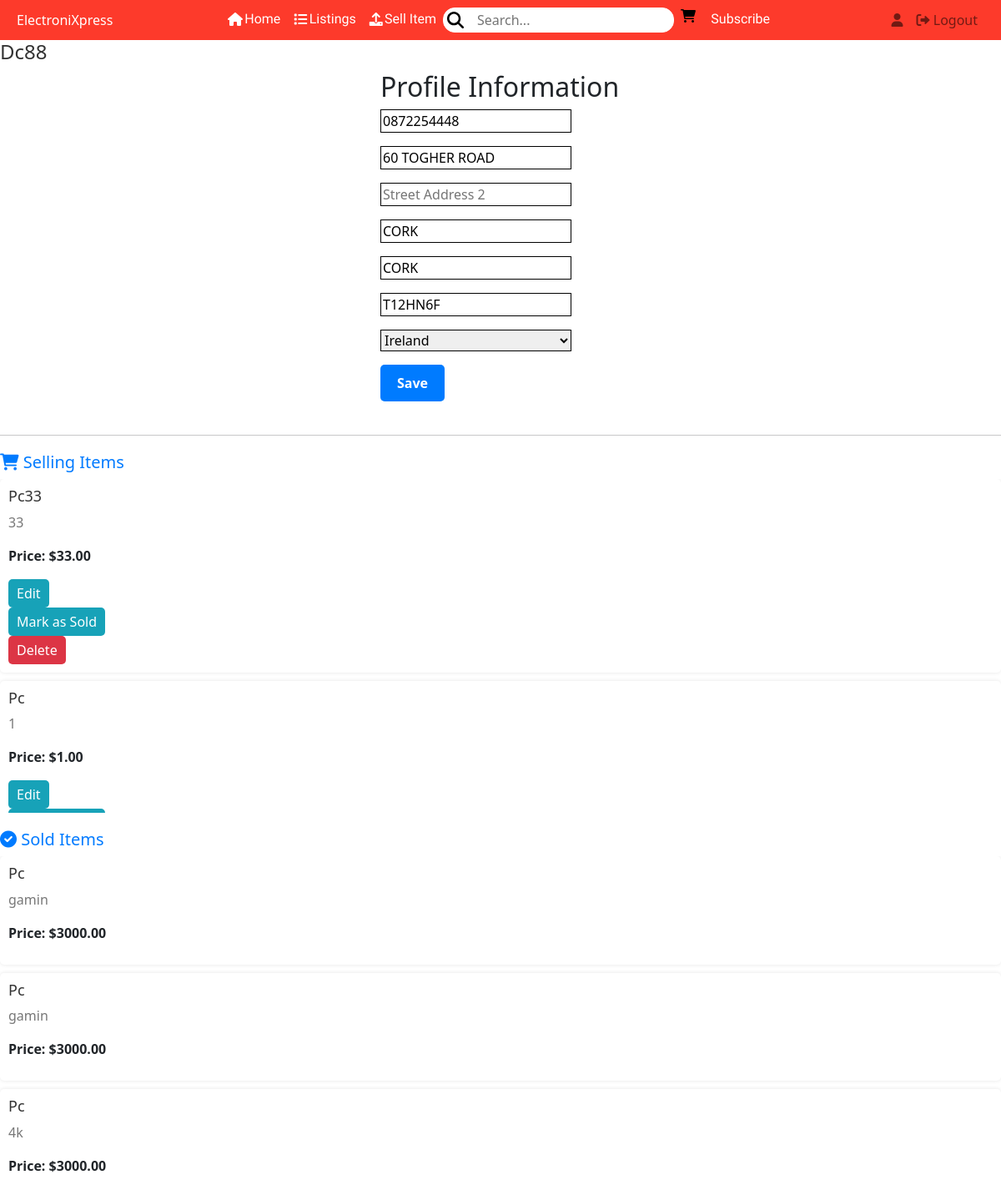
Screenshot of /profile/ (signed in) with the database file from the repository.
### onlineshop/models.py (models this page shows, shortened)
class UserProfile(models.Model):
    user = models.OneToOneField(User, on_delete=models.CASCADE)
    profile_picture = models.ImageField(
        upload_to="profile_pictures/", blank=True, null=True
    )
    default_phone_number = models.CharField(
        max_length=20, null=True, blank=True)
    default_street_address1 = models.CharField(
        max_length=80, null=True, blank=True)
    default_street_address2 = models.CharField(
        max_length=80, null=True, blank=True)
    default_town_or_city = models.CharField(
        max_length=40, null=True, blank=True)
    default_county = models.CharField(max_length=80, null=True, blank=True)
    default_postcode = models.CharField(max_length=20, null=True, blank=True)
    default_country = CountryField(
        blank_label="Country", null=True, blank=True)

class Item(models.Model):
    name = models.CharField(max_length=254)
    price = models.DecimalField(max_digits=6, decimal_places=2)
    description = models.TextField()
    sku = models.CharField(max_length=254, null=True, blank=True)
    image = models.ImageField(upload_to=upload_to)
    seller = models.ForeignKey(User, on_delete=models.CASCADE, related_name="items")
    created_on = models.DateTimeField(default=timezone.now)
    is_available = models.BooleanField(default=True) #retrieves the items and displays it in section items for sale
    is_sold = models.BooleanField(default=False)# Mark as sold button will check the state of this
    quantity = models.PositiveIntegerField(default=1)
    condition = models.CharField(max_length=50, choices=CONDITION_CHOICES, default='new')
    default_country = CountryField(blank_label="Country", null=True, blank=True)

### onlineshop/views.py (the view, shortened to what this page needs)
# urls.py: path("profile/", views.Profile, name="profile"),
@login_required
def Profile(request):
    context = {
        "welcome_message": "Welcome to My Django Web App!",
    }
    seller_items = Item.objects.filter(seller=request.user, is_sold=False)
    sold_items = Item.objects.filter(seller=request.user, is_sold=True)
    context["seller_items"] = seller_items  # Add seller_items to the context
    context["sold_items"] = sold_items  # Add sold_items to the context
    profile, created = UserProfile.objects.get_or_create(user=request.user)
    checkout_data = request.session.get("checkout_data", None)
    if checkout_data:
        form = UserProfileForm(request.POST or None, instance=profile, initial=checkout_data)
    else:
        form = UserProfileForm(request.POST or None, instance=profile)
    context["form"] = form  # Add the profile form to the context
    context["orders"] = profile.orders.all()
    return render(request, "profile.html", context)

### onlineshop/forms.py
class UserProfileForm(forms.ModelForm):
    class Meta:
        model = UserProfile
        fields = "__all__"  # Include all fields except 'user'
        exclude = ("user", "profile_picture")  # Exclude 'user' field
    def __init__(self, *args, **kwargs):
        super().__init__(*args, **kwargs)
        placeholders = {
            "default_phone_number": "Phone Number",
            "default_postcode": "Postal Code",
            "default_town_or_city": "Town or City",
            "default_street_address1": "Street Address 1",
            "default_street_address2": "Street Address 2",
            "default_county": "County, State, or Locality",
        }
        for field in self.fields:
            if field != "default_country":
                if self.fields[field].required:
                    placeholder = f"{placeholders[field]} *"
                else:
                    placeholder = placeholders[field]
                self.fields[field].widget.attrs["placeholder"] = placeholder
            self.fields[field].widget.attrs[
                "class"
            ] = "border-black rounded-0 profile-form-input"
            self.fields[field].label = False

### templates/profile.html (shortened to what this page needs)
{% extends 'base.html' %}
{% load static %}
{% block content %}
<link rel="stylesheet" type="text/css" href="{% static 'css/animate.min.css' %}" />
<link rel="stylesheet" href="{% static 'css/profile.css' %}" />
<h1 class="profile-name">{{ user.username }}</h1>
<div class="profile-info-section">
    <h2>Profile Information</h2>
   <form method="post" enctype="multipart/form-data">
    {{ form.as_p }}
     <button type="submit" class="save-button">Save</button>
  </form>
</div>
<br>
<hr>
<div class="items-section">
  <h2 class="section-heading"><i class="fas fa-shopping-cart"></i> Selling Items</h2>
  <div class="scrollable-container">
    {% for item in seller_items %}
    <div class="item">
      <h3 class="item-name">{{ item.name }}</h3>
      <p class="item-description">{{ item.description }}</p>
      <p class="item-price">Price: ${{ item.price }}</p>
      {% if user.is_authenticated and item.seller == user %}
      <div class="item-actions">
        <a class="action-button edit-button" href="{% url 'edit_item' item.id %}">Edit</a>
        <form method="POST" action="{% url 'mark_as_sold' item.id %}">
          <button type="submit" class="action-button mark-as-sold-button">Mark as Sold</button>
        </form>
        <form method="post" action="{% url 'delete_item' item.id %}">
          <button type="submit" class="action-button delete-button">Delete</button>
        </form>
      </div>
      {% endif %}
    </div>
    {% endfor %}
  </div>
</div>
<div class="items-section">
  <h2 class="section-heading"><i class="fas fa-check-circle"></i> Sold Items</h2>
  <div class="scrollable-container">
    {% for product in sold_items %}
    <div class="item">
      <h3 class="item-name">{{ product.name }}</h3>
      <p class="item-description">{{ product.description }}</p>
      <p class="item-price">Price: ${{ product.price }}</p>
       </div>
    {% endfor %}
  </div>
</div>
 {% endblock %}

### templates/base.html (shortened to what this page needs)
{% load static %}
<!DOCTYPE html>
<html lang="en">
  <head>
    <link
      href="https://cdn.jsdelivr.net/npm/bootstrap@5.2.3/dist/css/bootstrap.min.css"
      rel="stylesheet"
    />
    <link rel="stylesheet" href="{% static 'css/styles.css' %}" />
    <link
      rel="stylesheet"
      href="https://cdnjs.cloudflare.com/ajax/libs/font-awesome/6.0.0-beta3/css/all.min.css"
    />
  </head>
  <body>
    <nav class="navbar navbar-expand-lg navbar-light bg-light">
        <div class="container-fluid">
          <a class="nav-link" aria-current="page" href="{% url 'home' %}">ElectroniXpress</a>
          <div class="collapse navbar-collapse" id="navbarNav">
            <ul class="navbar-nav mx-auto navbar-links">
              <li class="nav-item">
                <a class="nav-link" aria-current="page" href="{% url 'home' %}">
                  <i class="fas fa-home"></i> Home
                </a>
              </li>
              <li class="nav-item">
                <a class ="nav-link" href="{% url 'item_list' %}">
                  <i class="fas fa-list"></i> Listings
                </a>
              </li>
              <li class="nav-item">
                <a class="nav-link" href="{% url 'add_item' %}">
                  <i class="fas fa-upload"></i> Sell Item
                </a>
              </li>
              <li class="nav-item">
                <form method="GET" action="{% url 'search_results' %}" onsubmit="return validateSearchForm()" style="max-width: 300px; text-align: center;">
                  <input id="search-input" class="search" type="search" name="query" placeholder="Search...">
                </form>
              </li>
              <li class="nav-item">
                <a class="{% if grand_total %}text-info font-weight-bold{% else %}text-black{% endif %} nav-link"  href="{% url 'view_bag' %}">
                  <i class="fas fa-shopping-cart"></i>
                </a>
              </li>
              <li class="nav-item">
                <a class="nav-link" href="{% url 'subscribe' %}">Subscribe</a>
              </li>
            </ul>
            <ul class="navbar-nav">
              {% if user.is_authenticated %}
                <li class="nav-item">
                  <a class="nav-link" href="{% url 'profile' %}">
                    {% if request.user.profile.profile_picture %}
                      <img
                        src="{{ request.user.profile.profile_picture.url }}"
                        alt="{{ request.user.username }}'s Profile Photo"
                        class="profile-photo"
                      />
                    {% else %}
                      <i class="fas fa-user"></i>
                    {% endif %}
                  </a>
                </li>
                <li class="nav-item">
                  <a class="nav-link" href="{% url 'logout' %}">
                    <i class="fas fa-sign-out-alt"></i> Logout
                  </a>
                </li>
              {% endif %}
            </ul>
          </div>
        </div>
      </nav>
    {% block content %} {% endblock %}
  </body>
</html>

### static/css/styles.css (style rules this page uses)
.navbar { background-color: #fd3a2b !important; color: #fff; padding: 0.25rem 0.5rem; display: flex; justify-content: space-between; align-items: center; }
li { list-style-type: none; }
.navbar-links { list-style: none; display: flex; margin: 0; padding: 0; }
.navbar-links li a { text-decoration: none; color: #ffffff; display: flex; align-items: center; padding: 0.15rem 0.25rem; border-radius: 5px; transition: background-color 0.3s ease; font-family: 'AR One Sans', sans-serif; }
.navbar-links li a i { margin-right: 0.15rem; }
.navbar-links li a { animation: slideIn 0.5s ease-in-out; }
input.search { width: 100%; border: 1px solid #ffffff; border-radius: 14px; padding: 9px 4px 9px 40px; background-size: 20px, cover; max-height: 30px; margin: 0 auto; max-width: 100%; position: relative; display: flex; }

### static/css/profile.css (style rules this page uses)
body { background-color: white; }
.profile-name { font-size: 24px; color: #333; }
.rounded-0 { border: 1px solid; width: 229px; }
.save-button { background-color: #007BFF; color: #fff; border: none; padding: 10px 20px; border-radius: 5px; cursor: pointer; font-weight: bold; transition: background-color 0.3s; }
.profile-info-section { margin-left: 38%; }
.items-section { margin-top: 20px; }
.section-heading { font-size: 20px; color: #007BFF; }
.scrollable-container { max-height: 400px; overflow-y: auto; }
.item { background-color: #fff; padding: 10px; margin-bottom: 10px; border-radius: 5px; box-shadow: 0 0 5px rgba(0, 0, 0, 0.1); }
.item-name { font-size: 18px; color: #333; }
.item-description { color: #777; }
.item-price { font-weight: bold; margin-top: 5px; }
.action-button { display: inline-block; background-color: #007BFF; color: #fff; padding: 5px 10px; margin-right: 5px; border: none; border-radius: 5px; cursor: pointer; text-decoration: none; }
.edit-button { background-color: #17A2B8; }
.mark-as-sold-button { background-color: #17A2B8; }
.delete-button { background-color: #DC3545; }

### rows the page displays
UserProfile: default_phone_number "0872254448", default_street_address1 "60 TOGHER ROAD", default_town_or_city "CORK", default_county "CORK", default_postcode "T12HN6F", default_country "Ireland"
Item: name "Pc33", description "33", price "33.00", shows "Edit"
Item: name "Pc", description "1", price "1.00", shows "Edit"
Item: name "Pc", description "gamin", price "3000.00"
Item: name "Pc", description "gamin", price "3000.00"
Item: name "Pc", description "4k", price "3000.00"

### other values shown
{{ user.username }} "Dc88"
